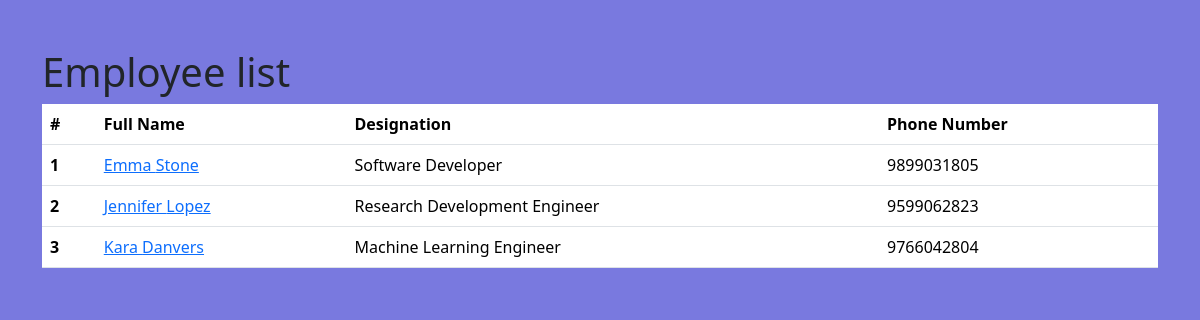
The page / on the database its author committed.
### employees/models.py (models this page shows, shortened)
class Employee(models.Model):
    first_name = models.CharField(max_length=100)
    last_name = models.CharField(max_length=100)
    photo = models.ImageField(upload_to='images')
    designation = models.CharField(max_length=100)
    email_address = models.EmailField(max_length=100, unique=True)
    phone_number = models.CharField(max_length=12, blank=True) #optional field
    created_at = models.DateTimeField(auto_now_add=True)
    updated_at = models.DateTimeField(auto_now=True)

### mysite/views.py (the view)
# urls.py: 2. Add a URL to urlpatterns:  path('', views.home, name='home')
def home(request):
    employees = Employee.objects.all()
    context ={
        'employees': employees,
    }
    return render(request, 'home.html', context)

### templates/home.html (shortened to what this page needs)
{%load static%}
<!DOCTYPE html>
<html lang="en">
  <head>
    <link href="https://cdn.jsdelivr.net/npm/bootstrap@5.3.3/dist/css/bootstrap.min.css" rel="stylesheet">
    <link rel="stylesheet" href="{%static 'CSS/style.css'%}">
  </head>
  <body>
  <div class="container pt-5">
    <h1>Employee list</h1>
    <table class="table">
      <thead>
        <tr>
          <th scope="col">#</th>
          <th scope="col">Full Name</th>
          <th scope="col">Designation</th>
          <th scope="col">Phone Number</th>
        </tr>
      </thead>
      <tbody>
        {% for emp in employees%}
        <tr>
          <th>{{ forloop.counter }}</th>
          <td><a href="{% url 'employee_detail' emp.id%}">{{emp.first_name}} {{emp.last_name}}</a></td>
          <td>{{emp.designation}}</td>
          <td>{{emp.phone_number}}</td>
        </tr>
        {% endfor %}
      </tbody>
    </table>
  </div>
  </body>
</html>

### mysite/static/CSS/style.css (style rules this page uses)
body { background-color: rgb(121, 121, 223); }

### rows shown on the page
Employee: first_name "Emma", last_name "Stone", designation "Software Developer", phone_number "9899031805"
Employee: first_name "Jennifer", last_name "Lopez", designation "Research Development Engineer", phone_number "9599062823"
Employee: first_name "Kara", last_name "Danvers", designation "Machine Learning Engineer", phone_number "9766042804"
